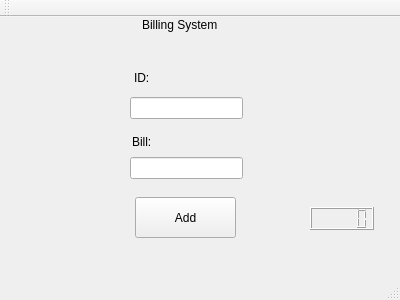
<?xml version="1.0" encoding="UTF-8"?>
<ui version="4.0">
 <class>MainWindow</class>
 <widget class="QMainWindow" name="MainWindow">
  <property name="geometry">
   <rect>
    <x>0</x>
    <y>0</y>
    <width>400</width>
    <height>300</height>
   </rect>
  </property>
  <property name="windowTitle">
   <string>MainWindow</string>
  </property>
  <widget class="QWidget" name="centralWidget">
   <widget class="QPushButton" name="pushButton">
    <property name="geometry">
     <rect>
      <x>135</x>
      <y>180</y>
      <width>101</width>
      <height>41</height>
     </rect>
    </property>
    <property name="text">
     <string>Add</string>
    </property>
   </widget>
   <widget class="QLineEdit" name="Bill_feild">
    <property name="geometry">
     <rect>
      <x>130</x>
      <y>140</y>
      <width>113</width>
      <height>22</height>
     </rect>
    </property>
   </widget>
   <widget class="QLabel" name="label">
    <property name="geometry">
     <rect>
      <x>132</x>
      <y>117</y>
      <width>55</width>
      <height>16</height>
     </rect>
    </property>
    <property name="text">
     <string>Bill:</string>
    </property>
   </widget>
   <widget class="QLineEdit" name="ID_feild">
    <property name="geometry">
     <rect>
      <x>130</x>
      <y>80</y>
      <width>113</width>
      <height>22</height>
     </rect>
    </property>
   </widget>
   <widget class="QLabel" name="label_2">
    <property name="geometry">
     <rect>
      <x>134</x>
      <y>53</y>
      <width>55</width>
      <height>16</height>
     </rect>
    </property>
    <property name="text">
     <string>ID:</string>
    </property>
   </widget>
   <widget class="QLabel" name="label_3">
    <property name="geometry">
     <rect>
      <x>142</x>
      <y>0</y>
      <width>90</width>
      <height>16</height>
     </rect>
    </property>
    <property name="text">
     <string>Billing System</string>
    </property>
   </widget>
   <widget class="QLCDNumber" name="lcdnum">
    <property name="geometry">
     <rect>
      <x>310</x>
      <y>190</y>
      <width>64</width>
      <height>23</height>
     </rect>
    </property>
    <property name="font">
     <font>
      <weight>75</weight>
      <bold>true</bold>
     </font>
    </property>
    <property name="value" stdset="0">
     <double>0.000000000000000</double>
    </property>
    <property name="intValue" stdset="0">
     <number>0</number>
    </property>
   </widget>
  </widget>
  <widget class="QMenuBar" name="menuBar">
   <property name="geometry">
    <rect>
     <x>0</x>
     <y>0</y>
     <width>400</width>
     <height>26</height>
    </rect>
   </property>
  </widget>
  <widget class="QToolBar" name="mainToolBar">
   <attribute name="toolBarArea">
    <enum>TopToolBarArea</enum>
   </attribute>
   <attribute name="toolBarBreak">
    <bool>false</bool>
   </attribute>
  </widget>
  <widget class="QStatusBar" name="statusBar"/>
 </widget>
 <layoutdefault spacing="6" margin="11"/>
 <resources/>
 <connections/>
</ui>
